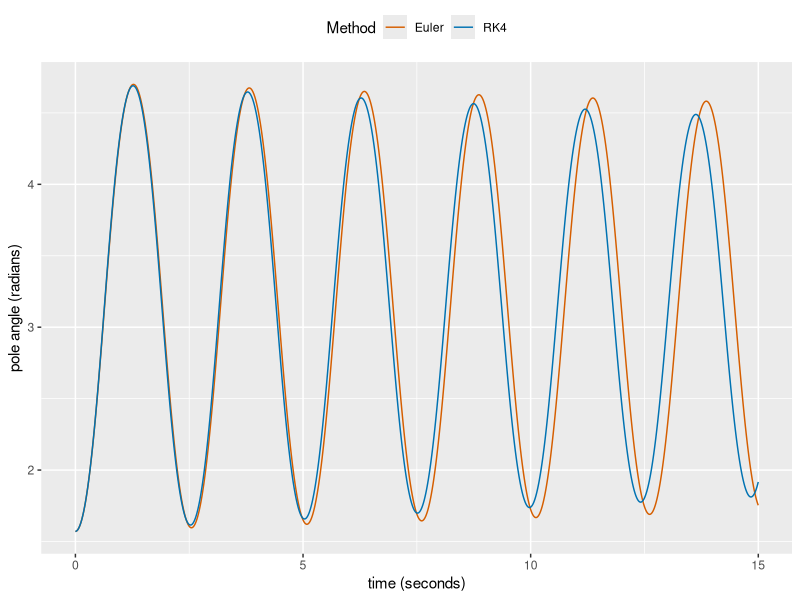

Reproduce this figure in R.
library("ggplot2")
setwd("D:/home/projects/code/cartpole-physics/r-ggplot2")

dat1 <- read.table("theta-RK1-tau0_001.csv", sep=",", head=TRUE)
dat2 <- read.table("theta-RK4-tau0_001.csv", sep=",", head=TRUE)

#ggplot(data=dat2, aes(x=time, y=theta, group=1)) + geom_line()

p = ggplot() +
  geom_line(data=dat1, aes(x=time, y=theta, color="Euler")) +
  geom_line(data=dat2, aes(x=time, y=theta, color="RK4")) +
  scale_color_manual(name = "Method", values = c("Euler"="#D55E00", "RK4"="#0072B2")) +
  theme(legend.position="top") +
  xlab("time (seconds)") +
  ylab("pole angle (radians)")

ggsave(filename="Euler-vs-RK4.png", plot=p, height=4, width=7, units="in", dpi=100, type="cairo")


